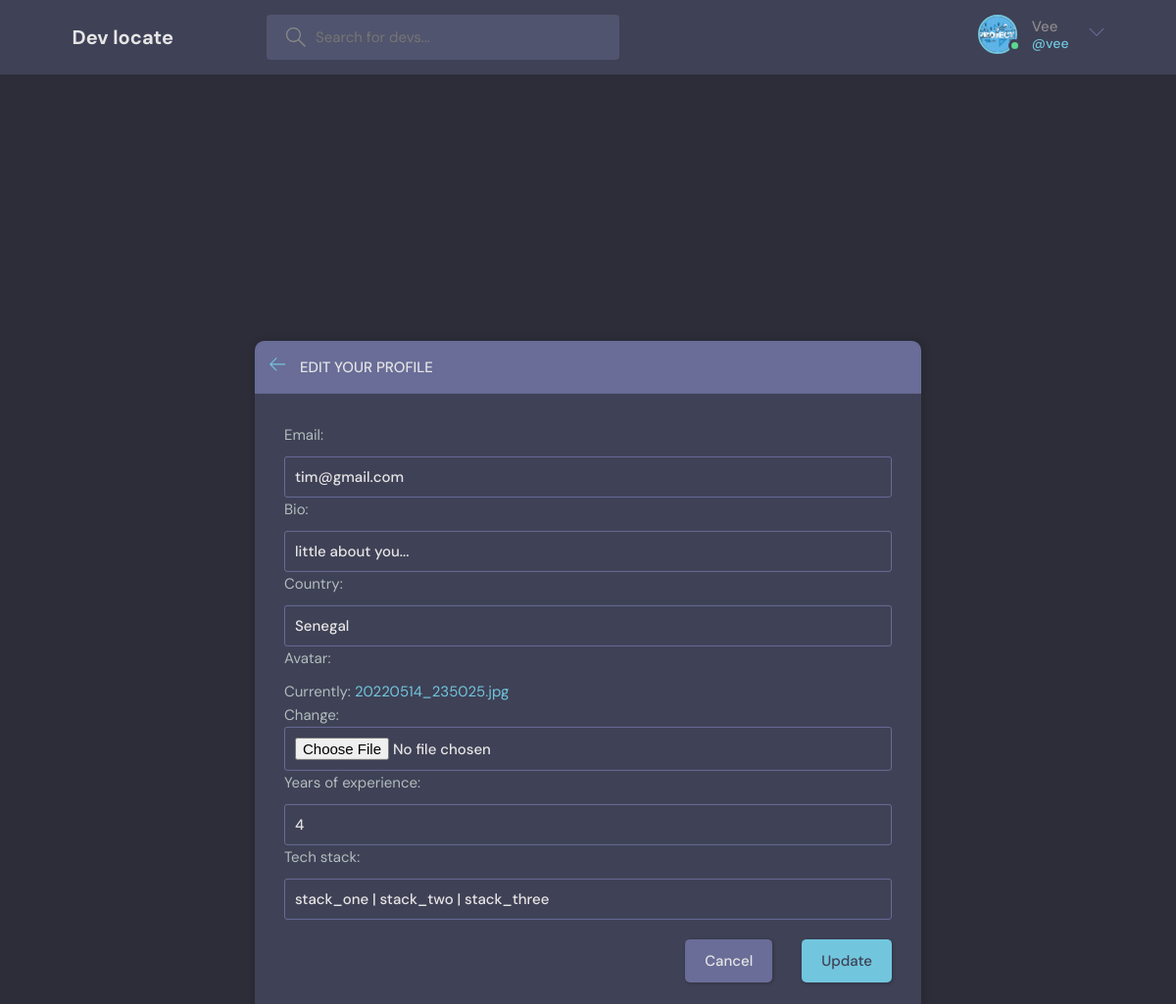
The page /accounts/settings/1/ (signed in) on the database its author committed.
### accounts/models.py (models this page shows, shortened)
class Engineer(AbstractUser):
    username = models.CharField(max_length=200, null=True)
    email = models.EmailField(unique=True, null=True)
    bio = models.TextField()
    avatar = models.ImageField(default="profile.png")
    country = models.CharField(max_length=200)
    years_of_experience = models.PositiveIntegerField(null=True, blank=True)
    tech_stack = models.CharField(null=True, blank=True, max_length=300)
    USERNAME_FIELD = "email"
    REQUIRED_FIELDS = ["username"]

### accounts/views.py (the view, shortened to what this page needs)
# urls.py: path("settings/<str:pk>/", EngineerSettings.as_view(), name="settings"),
class EngineerSettings(LoginRequiredMixin, UpdateView):
    model = Engineer
    template_name = "../templates/settings.html"
    form_class = EngineerForm

### accounts/forms.py
class EngineerForm(forms.ModelForm):
    class Meta:
        model = Engineer
        fields = [
            "email",
            "bio",
            "country",
            "avatar",
            "years_of_experience",
            "tech_stack",
        ]
        widgets = {
            "bio": forms.TextInput(attrs={"placeholder": "little about you..."}),
            "tech_stack": forms.TextInput(
                attrs={"placeholder": "stack 1, stack 2, stack 3"}
            ),
        }

### templates/settings.html (shortened to what this page needs)
{% extends 'base.html' %}
{% block content %}
<main class="update-account layout">
    <div class="container">
        <div class="layout__box" style="margin-top: 150px;">
            <div class="layout__boxHeader">
                <div class="layout__boxTitle">
                    <a href="{{request.META.HTTP_REFERER}}">
                        <svg version="1.1" xmlns="http://www.w3.org/2000/svg" width="32" height="32"
                             viewBox="0 0 32 32">
                            <title>arrow-left</title>
                            <path
                                    d="M13.723 2.286l-13.723 13.714 13.719 13.714 1.616-1.611-10.96-10.96h27.625v-2.286h-27.625l10.965-10.965-1.616-1.607z">
                            </path>
                        </svg>
                    </a>
                    <h3>Edit your profile</h3>
                </div>
            </div>
            <div class="layout__body">
                <form class="form" method="POST" enctype="multipart/form-data">
                    <div class="form__group">
                        {{form.as_p}}
                    </div>
                    <div class="form__action">
                        <a class="btn btn--dark" href="{{request.META.HTTP_REFERER}}">Cancel</a>
                        <button class="btn btn--main" type="submit">Update</button>
                    </div>
                </form>
            </div>
        </div>
    </div>
</main>
{% endblock %}

### templates/base.html (shortened to what this page needs)
<!DOCTYPE html>
{% load static %}
<html lang="en">
<head>
  <link rel="stylesheet" href="{% static 'style.css' %}" />
</head>
<body>
<header class="header header--loggedIn">
  <div class="container">
    <a href="/" class="header__logo">
      <h1>Dev locate</h1>
    </a>
    <form class="header__search" method="GET" action="{% url 'all_projects' %}">
      <label>
        <input type="search" name="q" placeholder="Search for devs..." />
      </label>
    </form>
    <nav class="header__menu">
      {% if request.user.is_authenticated %}
      <div class="header__user">
        <a href="{% url 'profile' request.user.id %}">
          <div class="avatar avatar--medium active">
            <img src="{{request.user.avatar.url}}"/>
          </div>
          <p>{{request.user.username|title}}<span>@{{request.user.username}}</span></p>
        </a>
        <button class="dropdown-button">
          <svg version="1.1" xmlns="http://www.w3.org/2000/svg" width="32" height="32" viewBox="0 0 32 32">
            <title>chevron-down</title>
            <path d="M16 21l-13-13h-3l16 16 16-16h-3l-13 13z"></path>
          </svg>
        </button>
      </div>
      {% else %}
      <a href="{% url 'login' %}">
        <img src="{% static './assets/avatar.svg' %}"/>
        <p>Login</p>
      </a>
      {% endif %}
    </nav>
  </div>
</header>
{% block content %}
{% endblock %}
</body>
</html>

### static/style.css (style rules this page uses)
:root { --color-main: #71c6dd; --color-main-light: #e1f6fb; --color-dark: #3f4156; --color-dark-medium: #51546e; --color-dark-light: #696d97; --color-light: #e5e5e5; --color-gray: #8b8b8b; --color-light-gray: #b2bdbd; --color-bg: #2d2d39; --color-success: #5dd693; --color-error: #fc4b0b; }
* { font-family: "DM Sans", -apple-system, BlinkMacSystemFont, "Segoe UI", Roboto, Oxygen, Ubuntu, Cantarell, "Open Sans", "Helvetica Neue", sans-serif; margin: 0; padding: 0; box-sizing: border-box; text-rendering: optimizeLegibility; font-size: inherit; }
html { font-size: 56.25%; }
@media only screen and (min-width: 1200px) { html { font-size: 62.5%; } }
body { line-height: 1.6; font-weight: 400; font-size: 1.5rem; color: var(--color-light-gray); background-color: var(--color-bg); min-height: 100vh; }
img { width: 100%; }
a { display: inline-block; color: var(--color-main); text-decoration: none; }
.container { max-width: 120rem; width: 90%; margin: auto; }
.btn { background-color: transparent; border: none; display: inline-flex; align-items: center; gap: 1rem; cursor: pointer; transition: all ease-in-out 0.3s; padding: 1rem 2rem; border-radius: 5px; box-shadow: 1px 1px 3px 1px rgba(0, 0, 0, 0.15); font-weight: 500; }
.btn--main { background-color: var(--color-main); color: var(--color-dark); }
.btn--dark { background-color: var(--color-dark-light); color: var(--color-light); }
.avatar { position: relative; display: inline-block; border-radius: 50%; border: 2px solid var(--color-main); }
.avatar img { display: block; border-radius: 50%; object-fit: cover; object-position: center; }
.avatar::after { content: ""; display: block; position: absolute; background-color: var(--color-gray); z-index: 111; border-radius: 50%; border: 0.3rem solid var(--color-dark); }
.avatar.active::after { background-color: var(--color-success); }
.avatar.avatar--medium img { width: 3.6rem; height: 3.6rem; border-radius: 50%; }
.avatar.avatar--medium:after { width: 0.7rem; height: 0.7rem; bottom: 0px; right: -6px; }
.header { padding: 1.5rem; background-color: var(--color-dark); }
.header > .container { display: flex; gap: 9.5rem; }
.header__logo, .header__user { display: flex; gap: 2rem; align-items: center; }
.header__logo > h1 { font-weight: 700; font-size: 2rem; color: var(--color-light); }
.header__search > label { background-color: var(--color-dark-medium); padding: 1.3rem 1rem; display: flex; align-items: center; gap: 1rem; border-radius: 4px; }
.header__search svg { fill: var(--color-gray); width: 2rem; height: 2rem; margin-left: 1rem; }
.header__search input { width: 30rem; background: transparent; border: none; outline: none; color: var(--color-light); }
.header__menu { margin-left: auto; position: relative; }
.header__menu a { display: flex; gap: 1.5rem; align-items: center; font-weight: 500; text-decoration: none; color: var(--color-gray); }
.header__menu img { height: 3.6rem; }
.header__menu p { line-height: 1.2; }
.header__menu span { color: var(--color-main); font-weight: 500; font-size: 1.4rem; display: block; }
.header__menu svg { width: 1.6rem; height: 1.6rem; fill: var(--color-dark-light); }
.dropdown-button { background: transparent; border: 0; outline: 0; cursor: pointer; }
.layout { margin-top: 2.4rem; }
.layout > .container { display: flex; justify-content: space-between; align-items: flex-start; }
.layout__box { width: 90%; max-width: 48rem; min-height: 40rem; position: absolute; top: 50%; left: 50%; transform: translate(-50%, -46%); background-color: var(--color-dark); border-radius: 1rem; box-shadow: 1px 1px 6px 3px rgba(0, 0, 0, 0.1); overflow: hidden; }
.layout__boxHeader { display: flex; padding: 1.5rem; background-color: var(--color-dark-light); }
.layout__boxTitle { display: flex; gap: 1.5rem; align-items: center; }
.layout__boxTitle h3 { text-transform: uppercase; font-weight: 500; color: var(--color-light); }
.layout__boxTitle svg { width: 1.6rem; height: 1.6rem; fill: var(--color-main); }
.layout__body { margin: 3rem; }
.form__group { margin-bottom: 2rem; width: 100%; }
.form__group label { display: block; font-size: 1.5rem; margin-bottom: 1rem; }
.form__group input, .form__group textarea, .form__group select { background: transparent; border: 1px solid var(--color-dark-light); padding: 1rem; border-radius: 3px; width: 100%; color: var(--color-light); font-weight: 500; outline: none; }
.form__action { display: flex; justify-content: flex-end; gap: 3rem; }
.update-account.layout .layout__box { max-width: 68rem; }

### rows shown on the page
Engineer: user.avatar (picture), user.username "Vee", user.username "vee"
Engineer: email "tim@gmail.com", bio "little about you...", country "Senegal", years_of_experience "4", tech_stack "stack_one | stack_two | stack_three"
